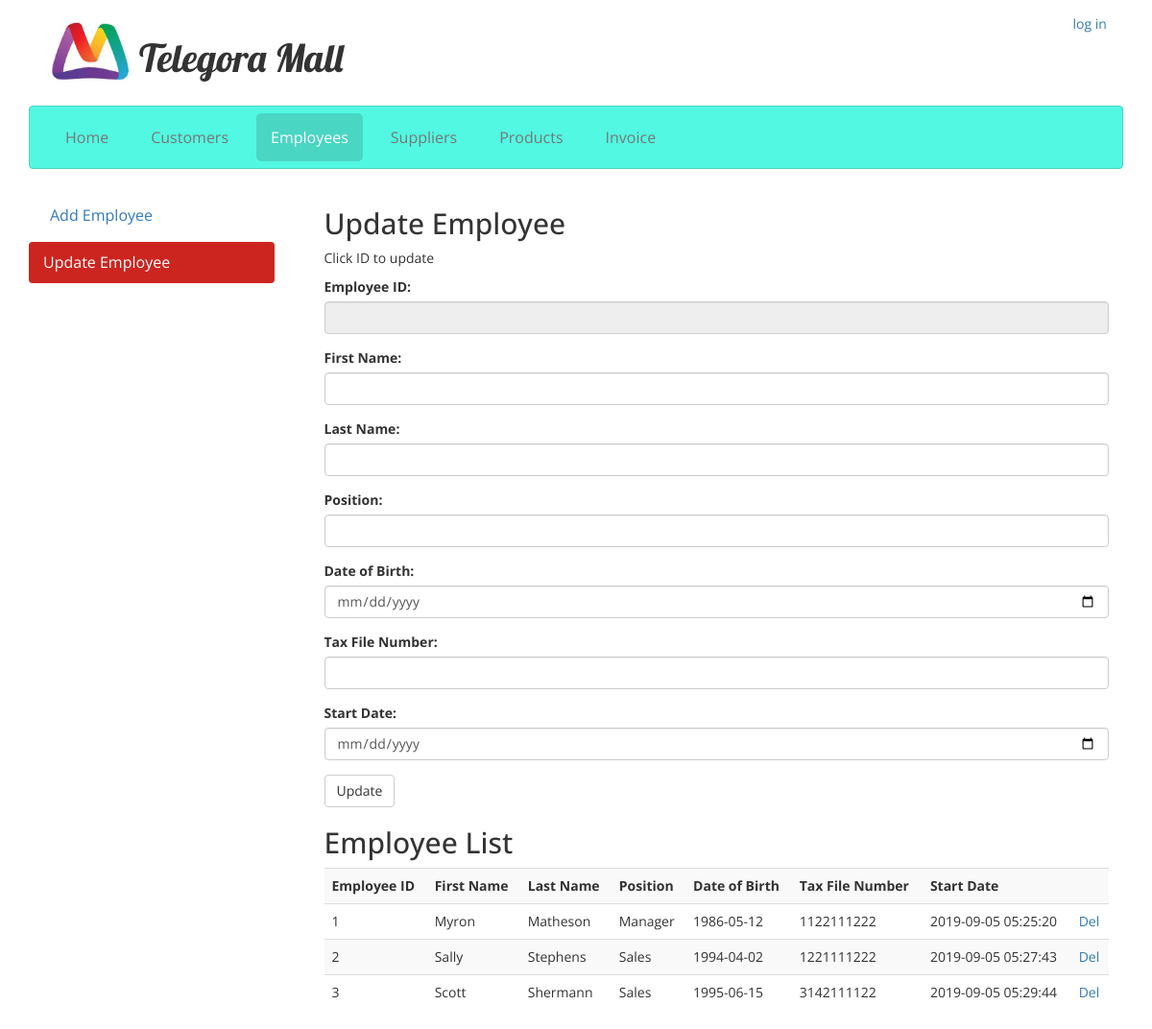
Page /updateEmployee.php on the committed database.
### tables this page shows
CREATE TABLE IF NOT EXISTS `employee` (
  `id` int(11) NOT NULL AUTO_INCREMENT,
  `first_name` varchar(30) NOT NULL,
  `last_name` varchar(30) NOT NULL,
  `position` varchar(30) DEFAULT NULL,
  `dob` date NOT NULL,
  `tfn` char(10) DEFAULT NULL,
  `start_date` timestamp NOT NULL DEFAULT CURRENT_TIMESTAMP,
  PRIMARY KEY (`id`)
);

### listUpdateEmployee_scr.php (the view, shortened to what this page needs)
<?php
require("connect.php");
$sql = "SELECT id, first_name, last_name, position, dob, tfn, start_date
		FROM employee";
$result = $conn->query($sql);
if ($result->num_rows > 0) {
	echo '<table class="table table-striped" id="outTable">';
	echo     "<tr>
				<th>Employee ID</th>
                <th>First Name</th>
                <th>Last Name</th>
                <th>Position</th>
                <th>Date of Birth</th>
                <th>Tax File Number</th>
                <th>Start Date</th>
				<th> </th>
			</tr>";
	while($row = $result->fetch_assoc()) {
		$id = $row['id'];
        $first_name = $row["first_name"];
        $last_name = $row["last_name"];
        $position = $row["position"];
		$dob = $row["dob"];
		$tfn = $row["tfn"];
		$start_date = $row["start_date"];
	echo "<tr>
			<td onclick=popfields($id)>$id</td>
            <td>$first_name</td>
            <td>$last_name</td>
            <td>$position</td>
            <td>$dob</td>
			<td>$tfn</td>
			<td>$start_date</td>
			<td><a href='deleteData/delEmployee_scr.php?id=$id'>Del</a></td>
		</tr>";
	}
	echo "</table>";
} else {
	echo "0 results";
}
?>

### styles.css (style rules this page uses)
body { font-family: "Open Sans", "Gill Sans", "Gill Sans MT", Calibri, "Trebuchet MS", sans-serif; }

### rows in the picture
employee: id "1", first_name "Myron", last_name "Matheson", position "Manager", dob "1986-05-12", tfn "1122111222", start_date "2019-09-05 05:25:20"
employee: id "2", first_name "Sally", last_name "Stephens", position "Sales", dob "1994-04-02", tfn "1221111222", start_date "2019-09-05 05:27:43"
employee: id "3", first_name "Scott", last_name "Shermann", position "Sales", dob "1995-06-15", tfn "3142111122", start_date "2019-09-05 05:29:44"
